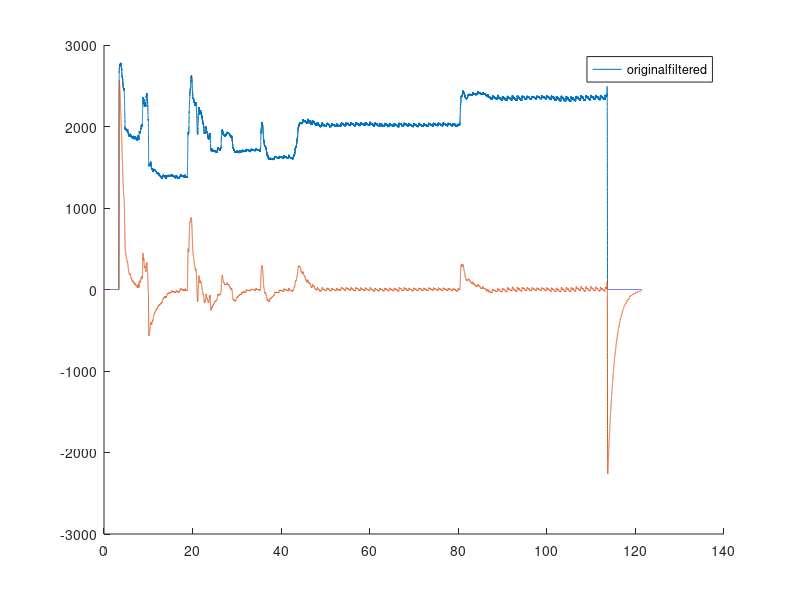

This figure's MATLAB source: (Note: this script raises an error after producing the figure.)
clc, close all, clear all

fs = 1000;
d = importdata("raw_data.txt");
%d = d(50000:75000);
t = (0:(length(d)-1))/fs;

[b1,a1] = butter(1, [0.1, 10]/(fs/2));
%filtered = bandpass(d, [0.25,25], fs);
filtered = filter(b1, a1, d);


hold on
plot(t, d)
plot(t, filtered)
legend(["original", "filtered"])
[ignore, times] = findpeaks(filtered, t, "MinPeakProminence", 20);
figure
findpeaks(filtered, t, "MinPeakProminence", 30);
figure
hold on
plot(times(1:end-1), movmean(60./diff(times), 1))
format long


